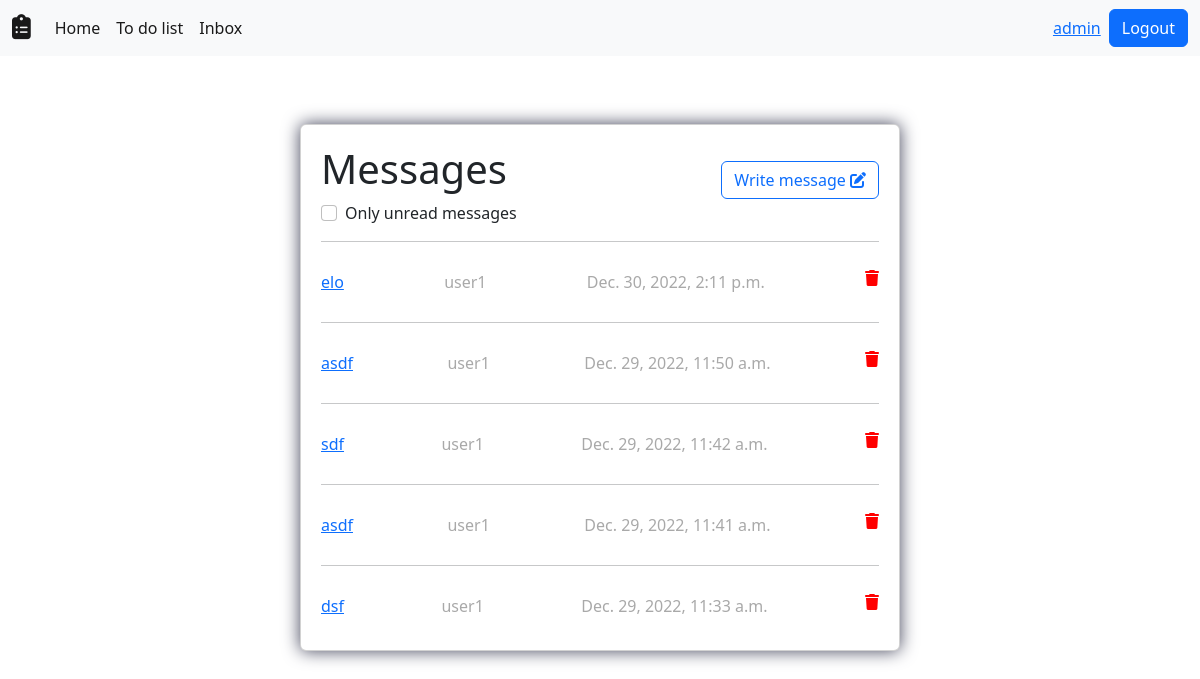
Screenshot of /users/inbox/1/ (signed in) with the database file from the repository.
### users/models.py (models this page shows)
class Message(models.Model):
    sender = models.ForeignKey(User, on_delete=models.CASCADE,null=True,blank=True)
    recipient = models.ForeignKey(User, on_delete=models.CASCADE,related_name='recipient',null=True,blank=True)
    title = models.CharField(max_length=100)
    body = models.TextField(max_length=500,blank=True,null=True)
    is_read = models.BooleanField(default=False)
    created = models.DateTimeField(auto_now_add=True)
    id = models.UUIDField(default=uuid.uuid4,unique=True,primary_key=True,editable=False)
    class Meta:
        ordering = ['is_read','-created']

### users/views.py (the view)
# urls.py: path('inbox/<int:page>/',views.inbox,name='inbox'),
@login_required(login_url='login')
def inbox(request,page):
    if request.GET:
        try:
            try:
                message_id = request.GET['message_id']
                message = Message.objects.get(id=message_id)
                message.delete()
            except:
                pass
            request.GET['checked'] == 'on'
            checkbox_value = 'checked'
            user_messages = Message.objects.filter(recipient=request.user,is_read=False)
        except:
            message_id = request.GET['message_id']
            message = Message.objects.get(id=message_id)
            message.delete()
            checkbox_value = ''
            user_messages = Message.objects.filter(recipient=request.user)
    else:
        checkbox_value = ''
        user_messages = Message.objects.filter(recipient=request.user)
    paginator = Paginator(user_messages,5)
    if page != 1:
        if paginator.page(page - 1).has_next() == False:
            page -= 1
    user_messages_paginated = paginator.page(page)
    context = {'user_messages':user_messages_paginated,
                'paginator':paginator,
                'current_page':page,
                'checkbox_value':checkbox_value}
    return render(request,'users/inbox.html',context)

### users/models.py (called while the page is built)
    @property
    def unread_messages(self):
        unread = Message.objects.filter(recipient=self.user,is_read=False).count()
        return unread

### users/templates/users/inbox.html (shortened to what this page needs)
{% extends 'base.html' %}
{% block content %}
<div class="center">
    <div class="card">
        <div class="card_head">
            <h1>Messages</h1>
            <form action="{% url 'inbox' current_page %}" method="get" name='theForm'>
                <div class="form-check">
                    <input class="form-check-input" type="checkbox" name="checked" value='on' id="show_unread" {{checkbox_value}} data-checked={{checkbox_value}}>
                    <label class="form-check-label" for="show_unread">
                      Only unread messages
                    </label>
                </div>
            </form>
            <a class='add_task btn btn-outline-primary' role='button' href="{% url 'message_form' current_page False %}">Write message <i class="fa-solid fa-pen-to-square"></i></a>
        </div>
        {% for message in user_messages %}
        <hr>
        {% if message.is_read == False %}
        <div class="message">
            <a class='task_title' href="{% url 'single_message' message.id %}?page={{current_page}}"><p>{{message.title}}</p></a>
            <p>{{message.sender}}</p>
            <p>{{message.created}}</p>
            <form action="" method="get">
                <input type="hidden" name="delete" value='True'>
                <input type="hidden" name="message_id" value={{message.id}}>
                {% if checkbox_value == 'checked' %}
                <input type="hidden" name="checked" value='on'>
                {% endif %}
                <a class='task_delete' href="{% url 'delete_message' message.id %}?fast_delete=True&page={{current_page}}"><i class="fa-solid fa-trash"></i></a>
            </form>
        </div>
        {% else %}
        <div class="message" style='color:	#A9A9A9;'>
            <a class='task_title' href="{% url 'single_message' message.id %}?page={{current_page}}"><p>{{message.title}}</p></a>
            <p>{{message.sender}}</p>
            <p>{{message.created}}</p>
            <form action="" method="get">
                <a class='task_delete' href="{% url 'delete_message' message.id %}?fast_delete=True&page={{current_page}}"><i class="fa-solid fa-trash"></i></a>
            </form>
        </div>
        {% endif %}
        {% endfor %}
    </div>
</div>
{% endblock content %}

### templates/base.html (shortened to what this page needs)
<html lang="en">
    {% load static %}
<head>
    <link rel="stylesheet" href={% static 'main.css' %} type='text/css'>
    <link href="https://cdn.jsdelivr.net/npm/bootstrap@5.2.3/dist/css/bootstrap.min.css" rel="stylesheet">
</head>
<body>
    <nav class="navbar navbar-expand-lg bg-light">
        <div class="container-fluid">
            <a class="navbar-brand" href="{% url 'home' %}">
                <i class="fa-solid fa-clipboard-list fa-lg" id='logo'></i>
            </a>
          <div class="collapse navbar-collapse" id="navbarSupportedContent">
            <ul class="navbar-nav me-auto mb-2 mb-lg-0">
              <li class="nav-item">
                <a class="nav-link active" aria-current="page" href="{% url 'home' %}">Home</a>
              </li>
              <li class="nav-item">
                <a class="nav-link active" href="{% url 'to_do_list' 1 %}">To do list</a>
              </li>
              <li class="nav-item">
                <a class="nav-link active" href="{% url 'inbox' 1 %}" style='position:relative;'>Inbox
                </a>
              </li>
            </ul>
            {% if user.is_authenticated %}
                <a href={% url 'account' %}>{{request.user.username}}</a>
                <a class="btn btn-primary ms-2" href="{% url 'logout' %}" role="button">Logout</a>
            {% else %}
                <a class="btn btn-outline-primary " href="{% url 'login' %}" role="button">Login</a>
                <a class="btn btn-primary ms-2" href="{% url 'register' %}" role="button">Register</a>
            {% endif %}
          </div>
        </div>
    </nav>
{% block content %}
{% endblock content %}
</body>
</html>

### static/main.css (style rules this page uses)
body { background-color:#FFFAFA; height:auto; font-family: Tahoma; }
.center { display: flex; flex-direction: column; justify-content: center; align-items: center; height: 80vh; height:auto; margin:3em 0 3em 0; }
.card { background-color: #F5F5F5; -webkit-box-shadow: 0px 0px 17px 0px rgba(66, 68, 90, 1); -moz-box-shadow: 0px 0px 17px 0px rgba(66, 68, 90, 1); box-shadow: 0px 0px 17px 0px rgba(66, 68, 90, 1); border-radius: 10px; margin: 20px; padding: 20px; width: 600px; flex-direction: column; flex-direction: row; position: relative; }
.card_head { height: 5em; position: relative; }
.add_task { position:absolute; right: 0px; top: 1em; }
.message { display:flex; height: 3em; padding-top: 0.75em; flex-wrap: wrap; justify-content: space-between; }
.task_title { left: 2em; top: 0.75em; }
.task_delete { top: 1em; right: 2em; color:red; }

### rows the page displays
Message: title "elo", sender "user1", created "Dec. 30, 2022, 2:11 p.m."
Message: title "asdf", sender "user1", created "Dec. 29, 2022, 11:50 a.m."
Message: title "sdf", sender "user1", created "Dec. 29, 2022, 11:42 a.m."
Message: title "asdf", sender "user1", created "Dec. 29, 2022, 11:41 a.m."
Message: title "dsf", sender "user1", created "Dec. 29, 2022, 11:33 a.m."

### other values shown
{{ request.user.username }} "admin"
